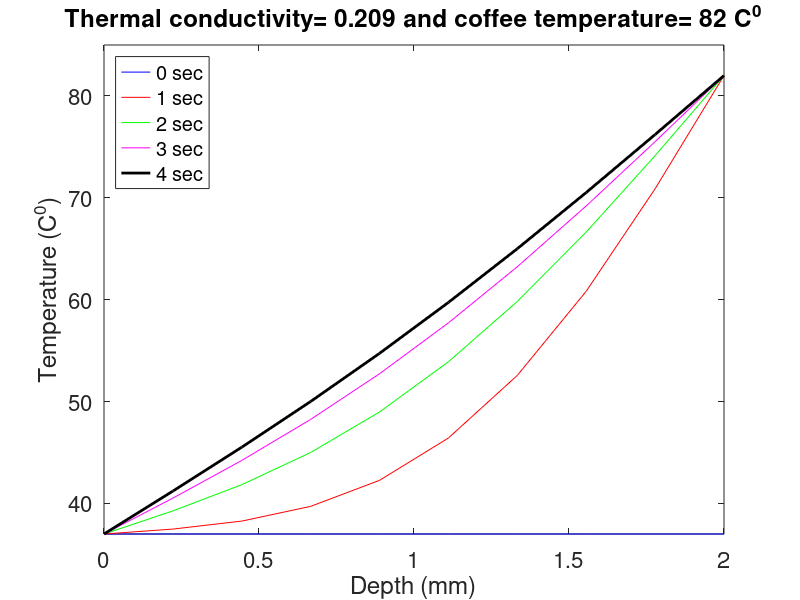
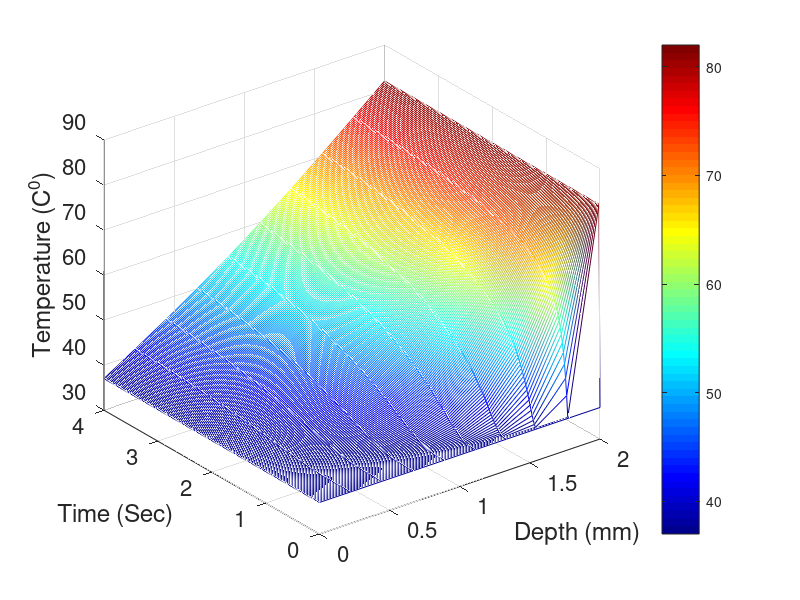

The MATLAB script that drew these images, in order:

clear all; 
close all; 

                    %%%Analytical Solution

%Defining temperatures
%body
Tbody_C = 37; %celsius
Tbody_K = Tbody_C + 273.15; %kelvin
%coffee temp1
Tcoffee1_C = 60; %celsius
Tcoffee1_K = Tcoffee1_C + 273.15; %kelvin
% %coffee temp2
% Tcoffee2_C = 82; %celsius
% Tcoffee2_K = Tcoffee2_C + 273.15; %kelvin

% %space variable
% L=2; %mm
% dx=0.05;
% x = 0:dx:L;
% 
% %time variable
% tmax=4; %sec
% dt=0.01;
% t = 0:dt:tmax;
% 
% %themral conductivity
% k1 = 0.209; %W/mK for epidermis
% %k2 = 0.322; %W/mK for dermis
% 
% %analytical solution
% [X,T] = meshgrid(x,t);
% U0 = ((Tcoffee1_K-Tbody_K)*X)/L+Tbody_K;
% tic
% syms n
% U = U0 + symsum(2*(Tbody_K-Tcoffee1_K)*((-1)^n)/pi*n.* sin(n*pi*X/L)...
%     .*exp(-k1*T*(n*pi/L)^2),n,1,1000);
% toc
%U = zeros(size(X,1),size(T,2));

% for n = 1:1000
%      Bn = 2*(Tbody_K-Tcoffee1_K)*((-1)^n)/pi*n;
%      %Bn = -2*(-1)^n/(n*pi)^2;
%      Un = Bn .* sin(n*pi*X/L).*exp(-k1*T*(n*pi/L)^2);
%      U = U0 + Un;
%      U = U - 273.15;
% end

%plotting
%convert to celsius

%figure(2)
%plot(X,U(1,:),'b',X,U(100,:),'r',X,U(200,:),'g',X,U(300,:),'k',X,U(400,:),'m')


                    %%%Numerical Solution
%initialise numerical variables
%space 
L = 2; %skin depth
dx = 0.2; %space step
nx = L/dx; %number of space points
x = linspace(0,L,nx); %space variable
%time 
Time = 4; %maximum time 
dt = 0.02; %time step
nt = Time/dt; %number of time points
t = linspace(0,Time,nt); %time variable

%themral conductivity
k = 0.209; %epidermis dominated effect
%k = 0.322; %dermis dominated effect

%CFL number to ensure stability (less or equal to 0.5)
CFL = dt/dx^2;

%Define boundary temperatures
%body temperature 
Tbody_C = 37; %in celsius
Tbody_K = Tbody_C + 273.15; %kelvin
%coffee temperature 1
% Tcoffee_C = 60; %in celsius
% Tcoffee_K = Tcoffee_C + 273.15; %kelvin
%coffee temperature 2
Tcoffee_C = 82; %in celsius
Tcoffee_K = Tcoffee_C + 273.15; %kelvin

%initial condition
Tini = zeros(nx,1);
Tini(:,1) = Tbody_K;

%boundary conditions
%BC at x=0
T0 = zeros(1,nt); %define a vector
T0(1,:) = Tbody_K; 
%BC at x=L
TL = zeros(1,nt); %define a vector
TL(1,:) = Tcoffee_K;

%construct the solution matrix
Tsol = zeros(nx,nt); %define the dimensions of the solution matrix
Tsol(1,:) = T0; %insert the first BC
Tsol(nx,:) = TL; %insert the second BC
Tsol(:,1) = Tini; %insert the IC

%set up the iteration process for forward Euler method
for i = 1:nt-1
    for j = 2:nx-1
        Tsol(j,i+1) = Tsol(j,i) + k * CFL *(Tsol(j+1,i)-2*Tsol(j,i)+Tsol(j-1,i));
    end
end

%convert the solution to celsius
Tsol = Tsol-273.15;

%plotting
%for different time steps
figure(1)
plot(x,Tsol(:,1),'b',x,Tsol(:,50),'r',x,Tsol(:,100),'g',...
    x,Tsol(:,150),'m',x,Tsol(:,200),'k','LineWidth',2)
xlabel('Depth (mm)')
ylabel('Temperature (C^0)')
title(['Thermal conductivity= ', num2str(k), ' and coffee temperature= ', ...
    num2str(Tcoffee_C),' C^0'])
legend('0 sec','1 sec','2 sec','3 sec','4 sec','Location','NorthWest')
set(gca,'FontSize',16)
axis([0 2 37 85]);

%3D plot
figure(2)    
mesh(x,t,Tsol')
colormap(jet)
shading interp
xlabel('Depth (mm)')
ylabel('Time (Sec)')
zlabel('Temperature (C^0)')
colorbar
set(gca,'FontSize',16)
